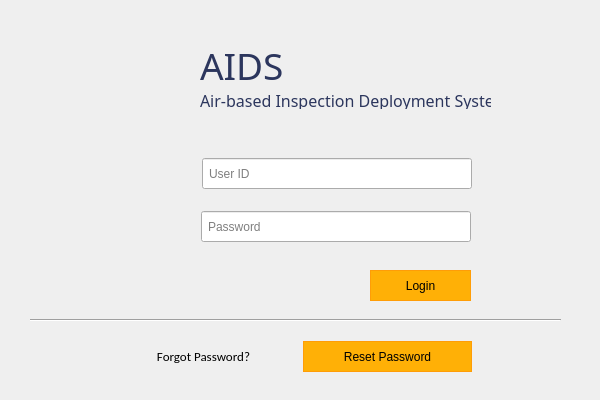
<?xml version="1.0" encoding="UTF-8"?>
<ui version="4.0">
 <class>MainWindow</class>
 <widget class="QMainWindow" name="MainWindow">
  <property name="geometry">
   <rect>
    <x>0</x>
    <y>0</y>
    <width>600</width>
    <height>400</height>
   </rect>
  </property>
  <property name="minimumSize">
   <size>
    <width>600</width>
    <height>400</height>
   </size>
  </property>
  <property name="maximumSize">
   <size>
    <width>600</width>
    <height>400</height>
   </size>
  </property>
  <property name="baseSize">
   <size>
    <width>600</width>
    <height>400</height>
   </size>
  </property>
  <property name="windowTitle">
   <string>AIDS Login</string>
  </property>
  <property name="windowIcon">
   <iconset>
    <normaloff>../Resources/logo_svg.svg</normaloff>../Resources/logo_svg.svg</iconset>
  </property>
  <widget class="QWidget" name="centralwidget">
   <widget class="QLabel" name="app_logo">
    <property name="geometry">
     <rect>
      <x>70</x>
      <y>20</y>
      <width>135</width>
      <height>114</height>
     </rect>
    </property>
    <property name="text">
     <string/>
    </property>
    <property name="pixmap">
     <pixmap>../Resources/aids_logo.png</pixmap>
    </property>
    <property name="alignment">
     <set>Qt::AlignCenter</set>
    </property>
   </widget>
   <widget class="Line" name="hline">
    <property name="geometry">
     <rect>
      <x>30</x>
      <y>310</y>
      <width>531</width>
      <height>20</height>
     </rect>
    </property>
    <property name="orientation">
     <enum>Qt::Horizontal</enum>
    </property>
   </widget>
   <widget class="QPushButton" name="btn_login">
    <property name="geometry">
     <rect>
      <x>370</x>
      <y>270</y>
      <width>101</width>
      <height>31</height>
     </rect>
    </property>
    <property name="font">
     <font>
      <family>Helvetica</family>
     </font>
    </property>
    <property name="styleSheet">
     <string notr="true">QPushButton {
background-color: rgb(255, 176, 6);
border: 1.2px solid #ff9d07;
outline: none;}

QPushButton:hover{
background-color: rgb(255, 157, 7);
outline: none;
border: none;
}

QPushButton:pressed{
background-color: rgb(254, 140, 8);
outline: none;
border: none;
}


</string>
    </property>
    <property name="text">
     <string>Login</string>
    </property>
   </widget>
   <widget class="QLabel" name="lbl_response">
    <property name="geometry">
     <rect>
      <x>180</x>
      <y>130</y>
      <width>311</width>
      <height>20</height>
     </rect>
    </property>
    <property name="sizePolicy">
     <sizepolicy hsizetype="Expanding" vsizetype="Preferred">
      <horstretch>5</horstretch>
      <verstretch>5</verstretch>
     </sizepolicy>
    </property>
    <property name="minimumSize">
     <size>
      <width>311</width>
      <height>20</height>
     </size>
    </property>
    <property name="maximumSize">
     <size>
      <width>311</width>
      <height>20</height>
     </size>
    </property>
    <property name="baseSize">
     <size>
      <width>5</width>
      <height>0</height>
     </size>
    </property>
    <property name="font">
     <font>
      <family>Calibri</family>
      <pointsize>10</pointsize>
     </font>
    </property>
    <property name="text">
     <string>&lt;html&gt;&lt;head/&gt;&lt;body&gt;&lt;p&gt;&lt;br/&gt;&lt;/p&gt;&lt;/body&gt;&lt;/html&gt;</string>
    </property>
    <property name="alignment">
     <set>Qt::AlignCenter</set>
    </property>
   </widget>
   <widget class="QWidget" name="">
    <property name="geometry">
     <rect>
      <x>200</x>
      <y>40</y>
      <width>293</width>
      <height>71</height>
     </rect>
    </property>
    <layout class="QVBoxLayout" name="verticalLayout">
     <item>
      <widget class="QLabel" name="aids_logo">
       <property name="minimumSize">
        <size>
         <width>291</width>
         <height>43</height>
        </size>
       </property>
       <property name="maximumSize">
        <size>
         <width>291</width>
         <height>43</height>
        </size>
       </property>
       <property name="font">
        <font>
         <family>Audiowide</family>
         <pointsize>28</pointsize>
         <kerning>true</kerning>
        </font>
       </property>
       <property name="text">
        <string>&lt;html&gt;&lt;head/&gt;&lt;body&gt;&lt;p&gt;&lt;span style=&quot; color:#2c365d;&quot;&gt;AIDS&lt;/span&gt;&lt;/p&gt;&lt;/body&gt;&lt;/html&gt;</string>
       </property>
      </widget>
     </item>
     <item>
      <widget class="QLabel" name="app_name">
       <property name="minimumSize">
        <size>
         <width>291</width>
         <height>20</height>
        </size>
       </property>
       <property name="maximumSize">
        <size>
         <width>291</width>
         <height>20</height>
        </size>
       </property>
       <property name="font">
        <font>
         <family>Barlow Medium</family>
         <pointsize>12</pointsize>
         <kerning>true</kerning>
        </font>
       </property>
       <property name="text">
        <string>&lt;html&gt;&lt;head/&gt;&lt;body&gt;&lt;p&gt;&lt;span style=&quot; color:#2c365d;&quot;&gt;Air-based Inspection Deployment System&lt;/span&gt;&lt;/p&gt;&lt;/body&gt;&lt;/html&gt;</string>
       </property>
      </widget>
     </item>
    </layout>
   </widget>
   <widget class="QWidget" name="">
    <property name="geometry">
     <rect>
      <x>130</x>
      <y>157</y>
      <width>344</width>
      <height>33</height>
     </rect>
    </property>
    <layout class="QHBoxLayout" name="username_layout">
     <item>
      <widget class="QLabel" name="user_icon">
       <property name="sizePolicy">
        <sizepolicy hsizetype="Fixed" vsizetype="Fixed">
         <horstretch>0</horstretch>
         <verstretch>0</verstretch>
        </sizepolicy>
       </property>
       <property name="minimumSize">
        <size>
         <width>66</width>
         <height>31</height>
        </size>
       </property>
       <property name="maximumSize">
        <size>
         <width>66</width>
         <height>31</height>
        </size>
       </property>
       <property name="baseSize">
        <size>
         <width>10</width>
         <height>10</height>
        </size>
       </property>
       <property name="font">
        <font>
         <pointsize>8</pointsize>
        </font>
       </property>
       <property name="frameShape">
        <enum>QFrame::NoFrame</enum>
       </property>
       <property name="text">
        <string/>
       </property>
       <property name="pixmap">
        <pixmap>../Resources/user_icon.png</pixmap>
       </property>
       <property name="alignment">
        <set>Qt::AlignCenter</set>
       </property>
      </widget>
     </item>
     <item>
      <widget class="QLineEdit" name="txt_username">
       <property name="sizePolicy">
        <sizepolicy hsizetype="Fixed" vsizetype="Fixed">
         <horstretch>0</horstretch>
         <verstretch>0</verstretch>
        </sizepolicy>
       </property>
       <property name="minimumSize">
        <size>
         <width>270</width>
         <height>31</height>
        </size>
       </property>
       <property name="maximumSize">
        <size>
         <width>270</width>
         <height>31</height>
        </size>
       </property>
       <property name="sizeIncrement">
        <size>
         <width>5</width>
         <height>0</height>
        </size>
       </property>
       <property name="baseSize">
        <size>
         <width>5</width>
         <height>0</height>
        </size>
       </property>
       <property name="font">
        <font>
         <family>Helvetica</family>
        </font>
       </property>
       <property name="styleSheet">
        <string notr="true">padding-left: 4px;</string>
       </property>
       <property name="placeholderText">
        <string>User ID</string>
       </property>
      </widget>
     </item>
    </layout>
   </widget>
   <widget class="QWidget" name="">
    <property name="geometry">
     <rect>
      <x>150</x>
      <y>210</y>
      <width>321</width>
      <height>33</height>
     </rect>
    </property>
    <layout class="QHBoxLayout" name="password_layout">
     <item>
      <widget class="QLabel" name="password_icon">
       <property name="text">
        <string/>
       </property>
       <property name="pixmap">
        <pixmap>../Resources/padlock_icon.png</pixmap>
       </property>
      </widget>
     </item>
     <item>
      <widget class="QLineEdit" name="txt_password">
       <property name="sizePolicy">
        <sizepolicy hsizetype="Fixed" vsizetype="Fixed">
         <horstretch>5</horstretch>
         <verstretch>5</verstretch>
        </sizepolicy>
       </property>
       <property name="minimumSize">
        <size>
         <width>270</width>
         <height>31</height>
        </size>
       </property>
       <property name="maximumSize">
        <size>
         <width>270</width>
         <height>31</height>
        </size>
       </property>
       <property name="sizeIncrement">
        <size>
         <width>5</width>
         <height>0</height>
        </size>
       </property>
       <property name="baseSize">
        <size>
         <width>5</width>
         <height>0</height>
        </size>
       </property>
       <property name="font">
        <font>
         <family>Helvetica</family>
        </font>
       </property>
       <property name="styleSheet">
        <string notr="true">padding-left: 4px;</string>
       </property>
       <property name="text">
        <string/>
       </property>
       <property name="echoMode">
        <enum>QLineEdit::Password</enum>
       </property>
       <property name="placeholderText">
        <string>Password</string>
       </property>
      </widget>
     </item>
    </layout>
   </widget>
   <widget class="QWidget" name="">
    <property name="geometry">
     <rect>
      <x>110</x>
      <y>340</y>
      <width>364</width>
      <height>33</height>
     </rect>
    </property>
    <layout class="QHBoxLayout" name="forgotpass_layout">
     <item>
      <widget class="QLabel" name="lbl_forgot">
       <property name="sizePolicy">
        <sizepolicy hsizetype="Fixed" vsizetype="Fixed">
         <horstretch>0</horstretch>
         <verstretch>0</verstretch>
        </sizepolicy>
       </property>
       <property name="minimumSize">
        <size>
         <width>187</width>
         <height>31</height>
        </size>
       </property>
       <property name="maximumSize">
        <size>
         <width>187</width>
         <height>31</height>
        </size>
       </property>
       <property name="font">
        <font>
         <family>Calibri</family>
         <pointsize>10</pointsize>
        </font>
       </property>
       <property name="text">
        <string>Forgot Password?</string>
       </property>
       <property name="alignment">
        <set>Qt::AlignCenter</set>
       </property>
      </widget>
     </item>
     <item>
      <widget class="QPushButton" name="btn_forgot">
       <property name="sizePolicy">
        <sizepolicy hsizetype="Fixed" vsizetype="Fixed">
         <horstretch>0</horstretch>
         <verstretch>0</verstretch>
        </sizepolicy>
       </property>
       <property name="minimumSize">
        <size>
         <width>169</width>
         <height>31</height>
        </size>
       </property>
       <property name="maximumSize">
        <size>
         <width>169</width>
         <height>31</height>
        </size>
       </property>
       <property name="font">
        <font>
         <family>Helvetica</family>
        </font>
       </property>
       <property name="styleSheet">
        <string notr="true">QPushButton {
background-color: rgb(255, 176, 6);
border: 1.2px solid #ff9d07;
outline: none;}

QPushButton:hover{
background-color: rgb(255, 157, 7);
outline: none;
border: none;
}

QPushButton:pressed{
background-color: rgb(254, 140, 8);
outline: none;
border: none;
}


</string>
       </property>
       <property name="text">
        <string>Reset Password</string>
       </property>
      </widget>
     </item>
    </layout>
   </widget>
  </widget>
 </widget>
 <tabstops>
  <tabstop>txt_username</tabstop>
  <tabstop>txt_password</tabstop>
  <tabstop>btn_login</tabstop>
  <tabstop>btn_forgot</tabstop>
 </tabstops>
 <resources>
  <include location="../../../Downloads/projects/test.qrc"/>
 </resources>
 <connections/>
</ui>
